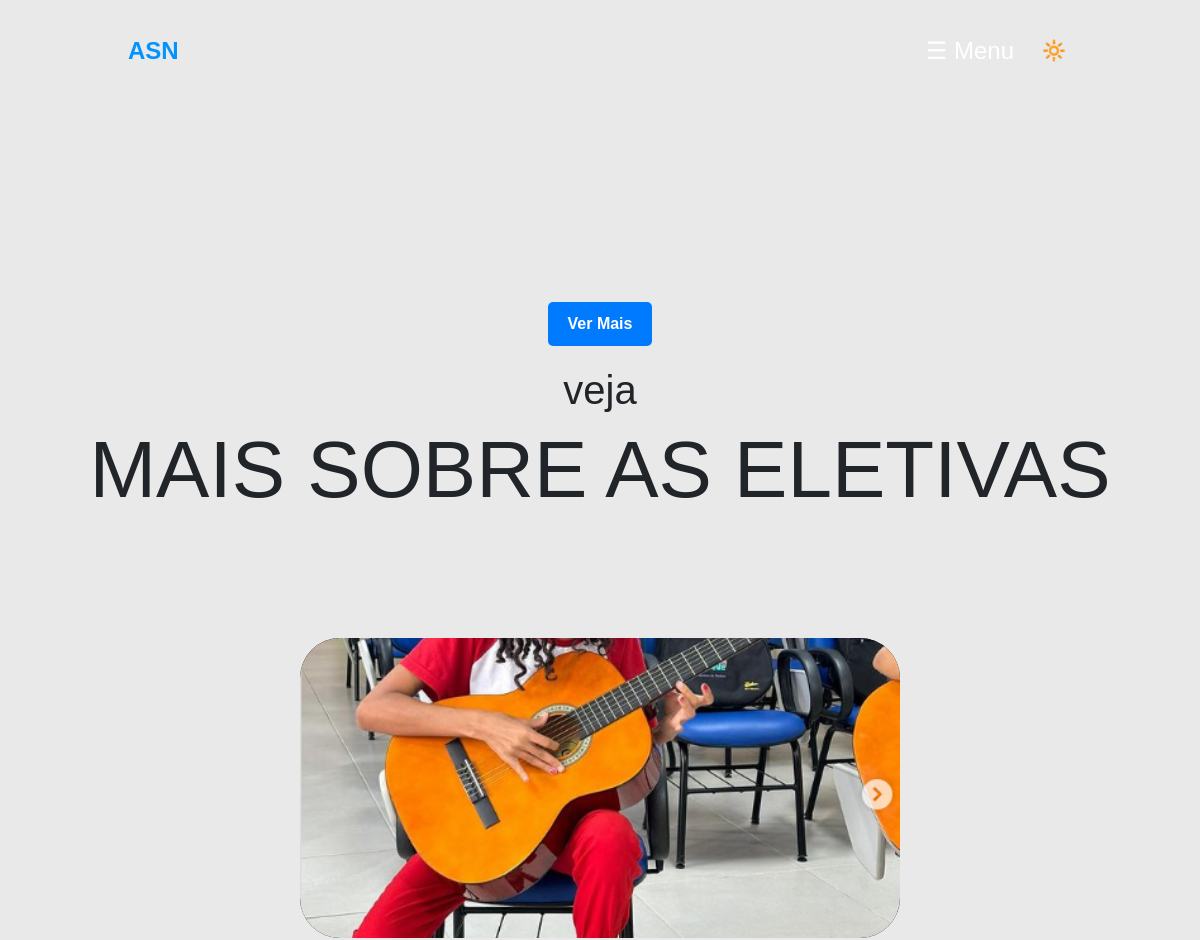
/eletivas/ (upper part), run on an earlier commit of the app's database.
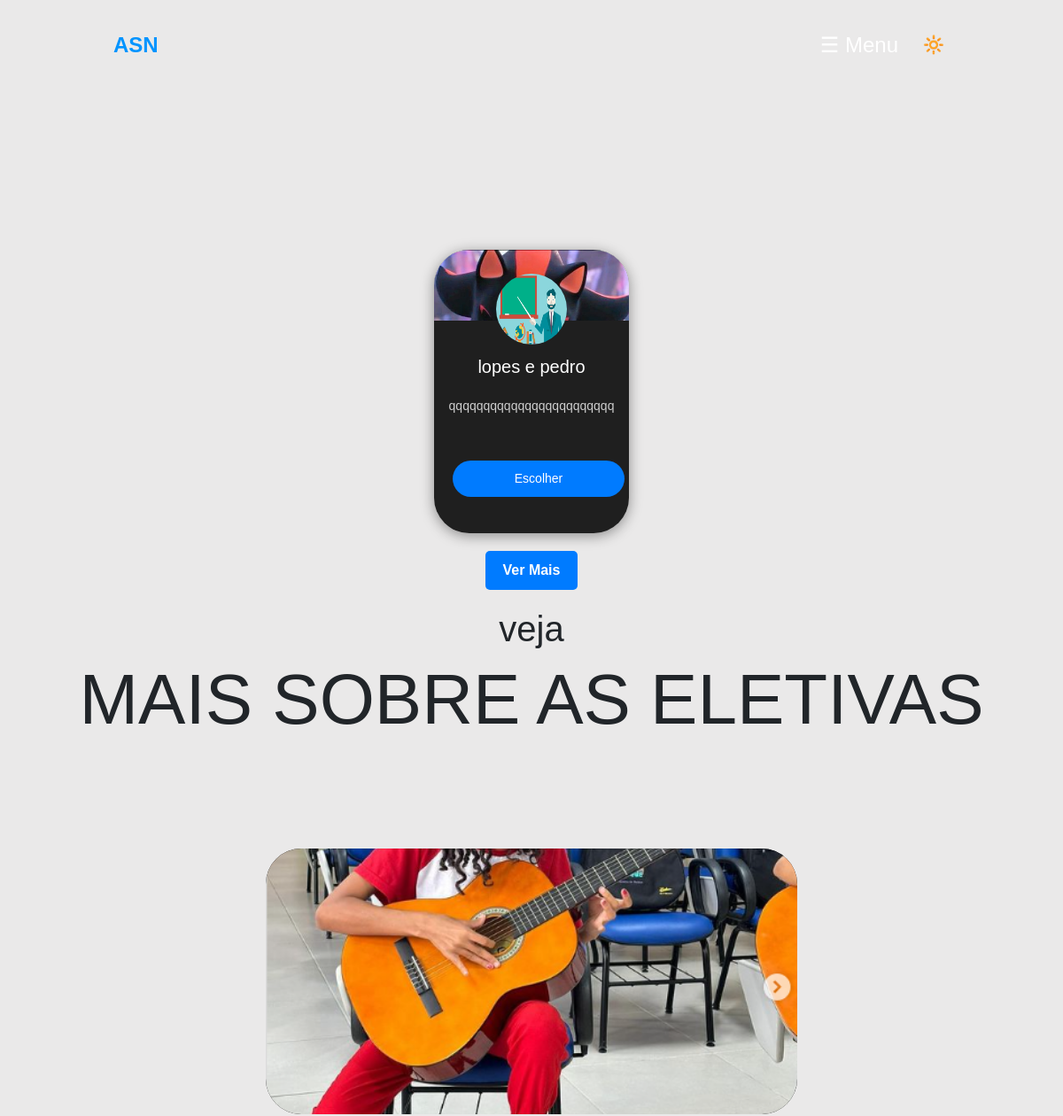
And on a later commit of the database.
### Aplicativo/models.py (models this page shows)
class Eletivas(models.Model):
    titulo = models.CharField(max_length=50)
    descricao = models.TextField(max_length=150)
    imagem = models.ImageField(upload_to="img_eletivas/")
    link = models.URLField(max_length=100, null=True, blank=False)
    img_professores_eletiva = models.ImageField(upload_to="img_eletivas/img_professores_eletiva",null=True, blank=False)

### Aplicativo/views.py (the view)
# urls.py: path('eletivas/', eletivas,name='eletivas'),
def eletivas(request):
    dados = dados_universsais.copy()
    if ver_se_a_pagina_pode_funcionar('eletiva') == True:
        return render(request,'definir_as_paginas/acesso_bloqueado.html',dados)
    dados['pagina'] = "eletivas"
    dados['eletivas'] = Eletivas.objects.all().values()
    todos_professores = {}
    for i in dados['eletivas']:
        todos_professores[f"professor_de_{i['titulo']}"] = Professores.objects.filter(eletiva=f"{i['titulo']}").values()
    dados['todos_professores'] = todos_professores
    return render(request,'eletiva/eletivas.html',dados)

### Aplicativo/templatetags/pesquisa_de_professores.py (called while the page is built)
def pesquisar_professor(dict,nome_da_eletiva):
    var = dict.get(f'professor_de_{nome_da_eletiva}')
    tam_var = len(var)
    mensagem_final = ''
    if tam_var == 2:
        mensagem_final += f"{var[0].get('nome')} e {var[1].get('nome')}"
    elif tam_var == 1:
        mensagem_final += f"{var[0].get('nome')}"
    else:
        mensagem_final += "Nenhum professor nessa eletiva"
    return mensagem_final

### Aplicativo/views.py (called while the page is built)
def ver_se_a_pagina_pode_funcionar(pagina):
    try:
        paginaModels = PaginasUtilizaveis.objects.values().get(id=1)
    except:
        p1 = PaginasUtilizaveis(tutoria=True,eletiva=True,index=True,sobre=True)
        p1.save()
        return False
    if paginaModels[f'{pagina}'] != True:
        return True
    else:
        return False

### Aplicativo/templates/eletiva/eletivas.html (shortened to what this page needs)
{% load static %}
<!DOCTYPE html>
<html lang="en">
<head>
    <link rel="stylesheet" href="{% static 'css/styler_2.css'%} ">
    <link rel="stylesheet" href="{% static 'css/links_reutilizados.css'%} ">
    <link rel="stylesheet" href="https://cdn.jsdelivr.net/npm/bootstrap@4.0.0/dist/css/bootstrap.min.css">
</head>
<body>
    {% include 'codigos reutilizados/links_reutilizados.html' %}
    <div class="casdds">
        {% for i in eletivas %}
            <div class="card-1" data-materia="{{i.titulo}}" data-id="{{i.id}}" onmouseenter="entrou(this)" onmouseleave="saiu(this)">
                <div class="top-section" style=" background-image: url('../../../media/{{i.imagem}}');">
                    <img src="../../../media/{{i.img_professores_eletiva}}" alt="Wilmeika and Juliano">
                </div>
                {% load pesquisa_de_professores %}
                <div class="align">
                    <h2>{{todos_professores|pesquisar_professor:i.titulo}}</h2>
                    <p>{{i.descricao}}</p>
                </div>
                <button onclick="vai(this)" data-link="{{i.link}}">Escolher</button>
            </div>
        {% endfor%}
</div>
<section class="part">
    <a href="#" class="text-decoration-none botao-ver-mais">Ver Mais</a>
</section>
<section>
    <div class="ini">
        <h2>veja</h2>
        <h1 class="title-ele">MAIS SOBRE AS ELETIVAS</h1>
        <div class="eleti">
            <div class="div1">
                <img src="../../../media/img_fixas/Sem título.png" alt="">
            </div>
        </div>
    </div>
</section>
{% include 'codigos reutilizados/footer.html' %}
</body>
</html>

### Aplicativo/templates/codigos reutilizados/links_reutilizados.html (shortened to what this page needs)
{% block links %}
{% load static%}
<link rel="stylesheet" href="{% static 'css/cab.css' %}">
    <header>
        <div class="logo">ASN</div>
        <div class="header-controls">
            <button id="menu-btn">☰ Menu</button>
            <button id="theme-switcher">🔆</button>
        </div>
    </header>
    {% endblock %}

### Aplicativo/templates/codigos reutilizados/footer.html (shortened to what this page needs)
{% block footer %}
<link rel="stylesheet" href="stylescss">
<link rel="stylesheet" href="https://cdnjs.cloudflare.com/ajax/libs/font-awesome/6.4.0/css/all.min.css">
{% endblock %}

### Aplicativo/static/css/styler_2.css (style rules this page uses)
.card-1 { width: 220px; height: 320px; background-color: #1f1f1f; border-radius: 40px; box-shadow: 0 4px 8px rgba(0, 0, 0, 0.1); text-align: center; color: white; overflow: hidden; box-shadow: 0 3px 15px rgb(0 0 0 / 0.4); }
.card-1 .top-section { background-color: white; padding: 20px; height: 80px; background-size: cover; }
.card-1 img { margin-top: 4%; width: 80px; height: 80px; border-radius: 50%; overflow: hidden; }
.card-1 h2 { font-size: 20px; margin-bottom: 10px; margin-top: 40px; }
.card-1 p { margin-top: 10%; font-size: 14px; margin-bottom: 20px; color: #cfcfcf; padding: 0 10px; }
.card-1 button { background-color: #007bff; color: white; border: none; padding: 10px 70px; border-radius: 50px; cursor: pointer; font-size: 14px; margin-bottom: 10px; }
.casdds { display: flex; justify-content: space-evenly; flex-wrap: wrap; gap: 48px; margin-top: 15%; }
.botao-ver-mais { display: inline-block; padding: 10px 20px; margin: 20px 10px; font-size: 16px; font-weight: bold; color: white; background-color: #007bff; border: none; border-radius: 5px; text-align: center; text-decoration: none; cursor: pointer; transition: background-color 0.3s; }
.align p { word-wrap: break-word; white-space: normal; height: 52px; overflow-y: scroll; }
.part { display: flex; justify-content: center; align-items: center; }
body { font-family: Arial, sans-serif; margin: 0; padding: 0; }
.ini { display: flex; align-items: center; justify-content: center; text-align: center; flex-direction: column; }
.ini h1 { font-size: 80px; margin: 0; }
.ini h2 { font-size: 40px; margin: 2; }
.eleti { display: flex; justify-content: space-between; flex-wrap: wrap; justify-content: center; gap: 48px; padding: 10%; }
.div1, .div2, .div3, .div4 { position: relative; border-radius: 40px; overflow: hidden; width: 600px; height: 300px; transition: transform 0.5s ease, box-shadow 0.5s ease; }
.div1, .div2, .div3, .div4 { background-color: rgb(0, 0, 0); }
.div1 img, .div2 img, .div3 img, .div4 img { width: 100%; height: 100%; object-fit: cover; transition: transform 0.5s ease; }
html { scroll-behavior: smooth; }
@media (min-width: 1023px) and (max-width: 1440px) { .casdds { display: flex; justify-content: center; flex-wrap: wrap; gap: 48px; margin-top: 15%; } }

### Aplicativo/static/css/links_reutilizados.css (style rules this page uses)
:root { --display-adicionar: none; --display-deletar: none; }

### Aplicativo/static/css/cab.css (style rules this page uses)
body { margin: 0; font-family: Arial, sans-serif; transition: margin-left 0.3s, background-color 0.3s; background-color: #eae9e9; }
header { display: flex; align-items: center; justify-content: space-between; background-color: transparent; color: #fff; padding: 2rem 8rem; }
.logo { font-size: 1.5rem; font-weight: bold; color: #0194FF; }
.header-controls { display: flex; align-items: center; }
button { background: none; border: none; color: #fff; font-size: 1.5rem; cursor: pointer; margin-left: 1rem; }
button#theme-switcher { font-size: 1.2rem; }

### Aplicativo/templates/codigos reutilizados/footer.html (style rules this page uses)
p { transition: .5s }

What changed in the data, as far as the page shows it:
added Eletivas: imagem (picture), img_professores_eletiva (picture), titulo "lopes e pedro", descricao "qqqqqqqqqqqqqqqqqqqqqqqq"
